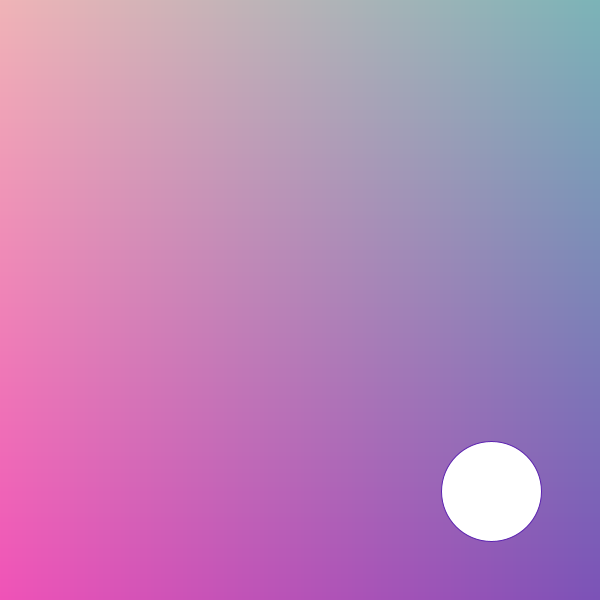
Frame 1 (no input)
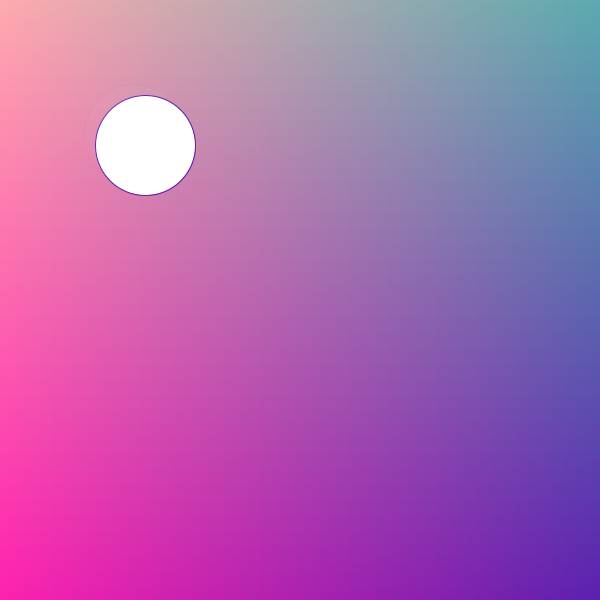
Frame 60 (the mouse pressed at the canvas centre just before this capture)
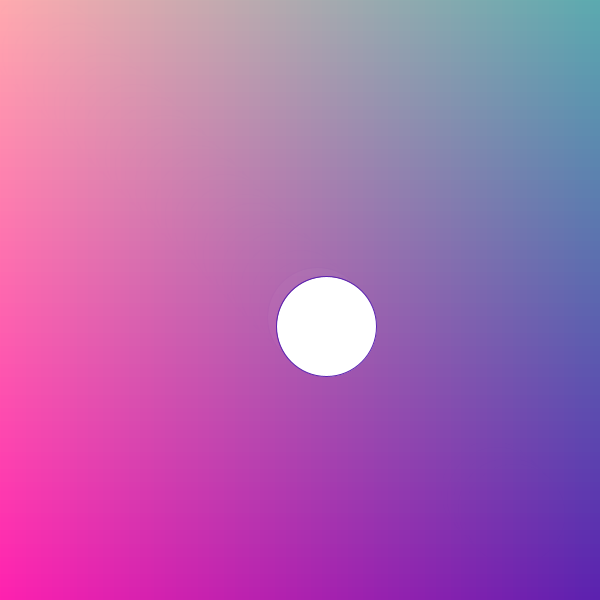
Frame 120 (the mouse held since frame 60 and released just before this capture)

The Processing sketch that drew these frames (run headless with seeded random() and noise(); from frame 60 on, the mouse is pressed at the canvas centre):

// Processing sketch: finalq3
// ── finalq3.pde
float xPos, yPos; 
float r, g, b; 

void setup() {
  size(600, 600); 
  smooth();  
  noStroke();
}

void draw() {

  //draws background
  for (int i = 0; i < width; i++) {
    for (int j = 0; j < height; j++) {
      float r = map(i, 0, width, 255, 91);
      float g = map(j, 0, height, 170, 33 );
      stroke(r, g, 175);
      point(i, j);
    }
  }

  yPos = sin(radians(second()))*height; 
  xPos = sin(radians(second()))*width; 


  ellipse(xPos, yPos, 100, 100);
}
